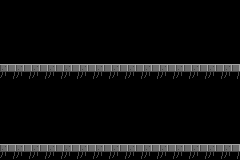

Rendered tile map (Tiled .tmx) drawn with the repository's tilesets; below, a short description and the full map source, tile grids included:
An orthogonal 15x10 tile map with 16x16 px tiles, 1 tile layer (Tile Layer 1).

<map version="1.0" orientation="orthogonal" renderorder="right-down" width="15" height="10" tilewidth="16" tileheight="16" nextobjectid="1">
 <tileset firstgid="1" name="tileset" tilewidth="16" tileheight="16">
  <image source="../images/tileset.png" width="128" height="112" />
 </tileset>
 <layer name="Tile Layer 1" width="15" height="10">
  <data encoding="csv">
0,0,0,0,0,0,0,0,0,0,0,0,0,0,0,
0,0,0,0,0,0,0,54,0,0,0,0,0,0,0,
0,0,0,0,0,0,0,54,0,0,0,0,0,0,0,
0,0,0,0,0,0,0,54,0,0,0,0,0,0,0,
39,39,39,39,39,39,39,39,39,39,39,39,39,39,39,
0,0,0,0,0,0,0,0,0,0,0,0,0,0,0,
0,0,0,0,0,0,0,55,0,0,0,0,0,0,0,
0,0,0,0,0,0,0,55,0,0,0,0,0,0,0,
0,0,0,0,0,0,0,55,0,0,0,0,0,0,0,
39,39,39,39,39,39,39,39,39,39,39,39,39,39,39
</data>
 </layer>
</map>
